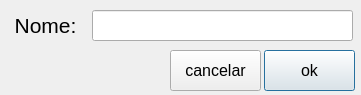
<?xml version="1.0" encoding="UTF-8"?>
<ui version="4.0">
 <class>Dialog</class>
 <widget class="QDialog" name="Dialog">
  <property name="geometry">
   <rect>
    <x>0</x>
    <y>0</y>
    <width>361</width>
    <height>95</height>
   </rect>
  </property>
  <property name="windowTitle">
   <string>Dialog</string>
  </property>
  <widget class="QLineEdit" name="lineEdit">
   <property name="geometry">
    <rect>
     <x>92</x>
     <y>10</y>
     <width>261</width>
     <height>31</height>
    </rect>
   </property>
   <property name="font">
    <font>
     <pointsize>15</pointsize>
    </font>
   </property>
   <property name="text">
    <string/>
   </property>
  </widget>
  <widget class="QLabel" name="label_nome">
   <property name="geometry">
    <rect>
     <x>10</x>
     <y>10</y>
     <width>71</width>
     <height>31</height>
    </rect>
   </property>
   <property name="font">
    <font>
     <pointsize>16</pointsize>
    </font>
   </property>
   <property name="text">
    <string>Nome:</string>
   </property>
   <property name="alignment">
    <set>Qt::AlignCenter</set>
   </property>
  </widget>
  <widget class="QPushButton" name="button_ok">
   <property name="geometry">
    <rect>
     <x>264</x>
     <y>50</y>
     <width>91</width>
     <height>41</height>
    </rect>
   </property>
   <property name="font">
    <font>
     <pointsize>12</pointsize>
    </font>
   </property>
   <property name="text">
    <string>ok</string>
   </property>
  </widget>
  <widget class="QPushButton" name="button_cancelar">
   <property name="geometry">
    <rect>
     <x>170</x>
     <y>50</y>
     <width>91</width>
     <height>41</height>
    </rect>
   </property>
   <property name="font">
    <font>
     <pointsize>12</pointsize>
    </font>
   </property>
   <property name="text">
    <string>cancelar</string>
   </property>
  </widget>
  <widget class="QLabel" name="label_nomeemuso">
   <property name="geometry">
    <rect>
     <x>10</x>
     <y>60</y>
     <width>141</width>
     <height>21</height>
    </rect>
   </property>
   <property name="font">
    <font>
     <pointsize>14</pointsize>
    </font>
   </property>
   <property name="text">
    <string/>
   </property>
   <property name="alignment">
    <set>Qt::AlignCenter</set>
   </property>
  </widget>
 </widget>
 <resources/>
 <connections/>
</ui>
